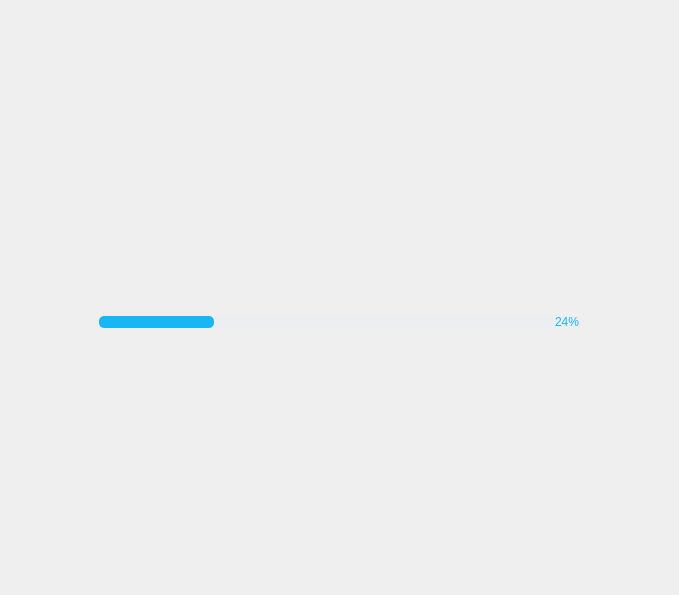
<?xml version="1.0" encoding="UTF-8"?>
<ui version="4.0">
 <class>QShowClassState</class>
 <widget class="QWidget" name="QShowClassState">
  <property name="geometry">
   <rect>
    <x>0</x>
    <y>0</y>
    <width>679</width>
    <height>595</height>
   </rect>
  </property>
  <property name="windowTitle">
   <string>QShowClassState</string>
  </property>
  <layout class="QHBoxLayout" name="horizontalLayout">
   <property name="spacing">
    <number>0</number>
   </property>
   <property name="leftMargin">
    <number>0</number>
   </property>
   <property name="topMargin">
    <number>0</number>
   </property>
   <property name="rightMargin">
    <number>0</number>
   </property>
   <property name="bottomMargin">
    <number>0</number>
   </property>
   <item>
    <widget class="QWidget" name="widget" native="true">
     <layout class="QHBoxLayout" name="horizontalLayout_2">
      <property name="spacing">
       <number>0</number>
      </property>
      <property name="leftMargin">
       <number>0</number>
      </property>
      <property name="topMargin">
       <number>0</number>
      </property>
      <property name="rightMargin">
       <number>0</number>
      </property>
      <property name="bottomMargin">
       <number>0</number>
      </property>
      <item>
       <layout class="QVBoxLayout" name="verticalLayout">
        <property name="leftMargin">
         <number>0</number>
        </property>
        <property name="rightMargin">
         <number>0</number>
        </property>
        <item>
         <spacer name="verticalSpacer">
          <property name="orientation">
           <enum>Qt::Vertical</enum>
          </property>
          <property name="sizeHint" stdset="0">
           <size>
            <width>20</width>
            <height>40</height>
           </size>
          </property>
         </spacer>
        </item>
        <item>
         <widget class="QWidget" name="widget_pic" native="true">
          <layout class="QHBoxLayout" name="horizontalLayout_pic" stretch="0">
           <property name="spacing">
            <number>0</number>
           </property>
           <property name="leftMargin">
            <number>0</number>
           </property>
           <property name="topMargin">
            <number>0</number>
           </property>
           <property name="rightMargin">
            <number>0</number>
           </property>
           <property name="bottomMargin">
            <number>0</number>
           </property>
           <item alignment="Qt::AlignHCenter">
            <widget class="VariableSizeLabel" name="label_picture">
             <property name="text">
              <string/>
             </property>
             <property name="alignment">
              <set>Qt::AlignCenter</set>
             </property>
            </widget>
           </item>
          </layout>
         </widget>
        </item>
        <item>
         <widget class="QWidget" name="widget_info" native="true">
          <layout class="QHBoxLayout" name="horizontalLayout_info">
           <property name="bottomMargin">
            <number>1</number>
           </property>
           <item>
            <spacer name="horizontalSpacer_4">
             <property name="orientation">
              <enum>Qt::Horizontal</enum>
             </property>
             <property name="sizeHint" stdset="0">
              <size>
               <width>40</width>
               <height>20</height>
              </size>
             </property>
            </spacer>
           </item>
           <item>
            <widget class="QLabel" name="label_info">
             <property name="text">
              <string/>
             </property>
            </widget>
           </item>
           <item>
            <spacer name="horizontalSpacer_3">
             <property name="orientation">
              <enum>Qt::Horizontal</enum>
             </property>
             <property name="sizeHint" stdset="0">
              <size>
               <width>40</width>
               <height>20</height>
              </size>
             </property>
            </spacer>
           </item>
          </layout>
         </widget>
        </item>
        <item>
         <widget class="QWidget" name="widget_pro" native="true">
          <layout class="QVBoxLayout" name="verticalLayout_progress">
           <property name="bottomMargin">
            <number>0</number>
           </property>
           <item alignment="Qt::AlignHCenter">
            <widget class="QProgressBar" name="progressBar_progress">
             <property name="minimumSize">
              <size>
               <width>480</width>
               <height>12</height>
              </size>
             </property>
             <property name="maximumSize">
              <size>
               <width>480</width>
               <height>12</height>
              </size>
             </property>
             <property name="styleSheet">
              <string notr="true">QProgressBar {
width:480px;
height:12px;
border:none;
background:rgb(237, 238, 242);
border-radius:5px;
color: rgb(24, 183, 243);
}
QProgressBar::chunk {
background:rgb(24, 183, 243);
border-radius:5px;
}</string>
             </property>
             <property name="value">
              <number>24</number>
             </property>
             <property name="alignment">
              <set>Qt::AlignRight|Qt::AlignTrailing|Qt::AlignVCenter</set>
             </property>
            </widget>
           </item>
           <item>
            <layout class="QHBoxLayout" name="horizontalLayout_3">
             <property name="leftMargin">
              <number>0</number>
             </property>
             <property name="rightMargin">
              <number>0</number>
             </property>
             <property name="bottomMargin">
              <number>0</number>
             </property>
             <item alignment="Qt::AlignHCenter">
              <widget class="QLabel" name="label_courseware_name">
               <property name="text">
                <string/>
               </property>
              </widget>
             </item>
            </layout>
           </item>
          </layout>
         </widget>
        </item>
        <item>
         <spacer name="verticalSpacer_2">
          <property name="orientation">
           <enum>Qt::Vertical</enum>
          </property>
          <property name="sizeHint" stdset="0">
           <size>
            <width>20</width>
            <height>0</height>
           </size>
          </property>
         </spacer>
        </item>
       </layout>
      </item>
     </layout>
    </widget>
   </item>
  </layout>
 </widget>
 <layoutdefault spacing="6" margin="11"/>
 <customwidgets>
  <customwidget>
   <class>VariableSizeLabel</class>
   <extends>QLabel</extends>
   <header location="global">variablesizelabel.h</header>
  </customwidget>
 </customwidgets>
 <resources/>
 <connections/>
</ui>
